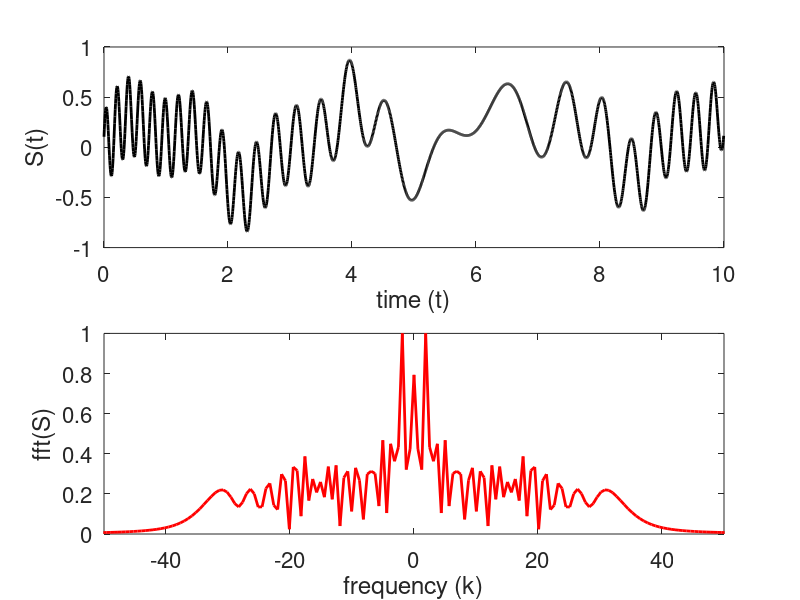
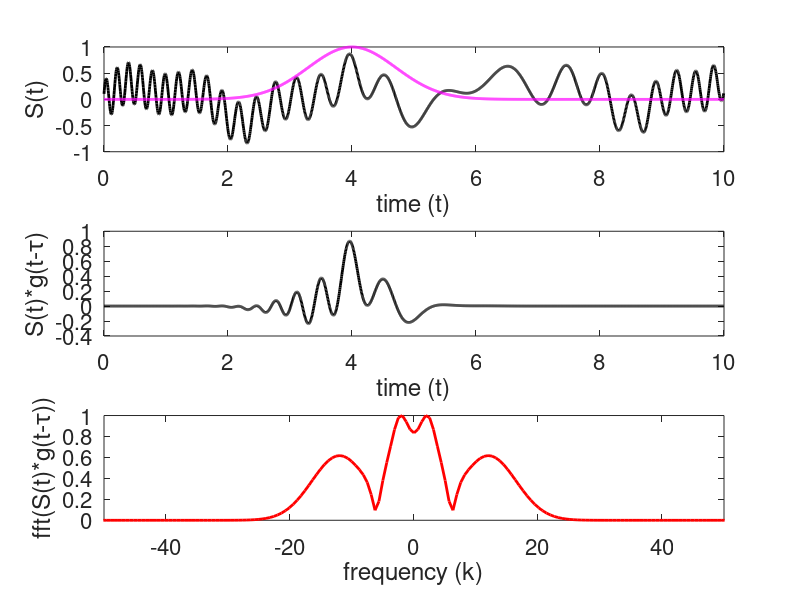
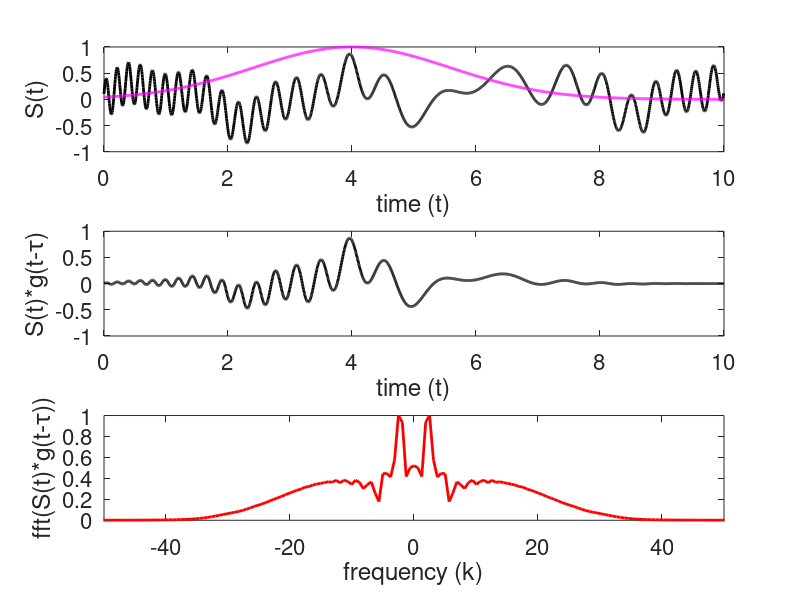
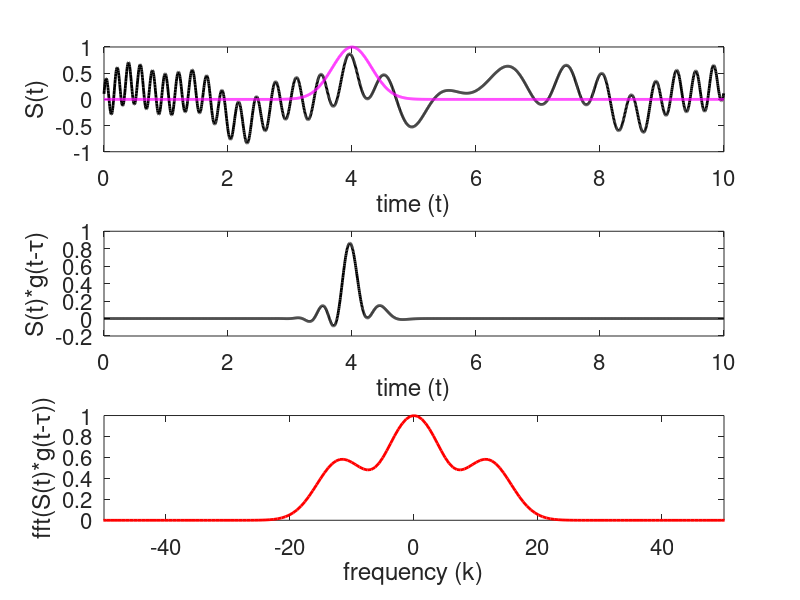

Write MATLAB code to recreate these figures, in order.
%% 

% Clean workspace
clear all; close all; clc

%% 

L = 10; n = 2048;
t2 = linspace(0,L,n+1); t = t2(1:n);
k = (2*pi/L)*[0:n/2-1 -n/2:-1];
ks = fftshift(k);

% Create signal
S = (3*sin(2*t) + 0.5*tanh(0.5*(t-3)) + 0.2*exp(-(t-4).^2) ...
    + 1.5*sin(5*t) + 4*cos(3*(t-6).^2))/10 + (t/20).^3;
St = fft(S);

% Plot signal in both time and frequency domain
figure(1)
subplot(2,1,1) % time domain
plot(t,S,'k','Linewidth',2)
set(gca,'Fontsize',16); xlabel('time (t)'); ylabel('S(t)')

subplot(2,1,2) % frequency domain
plot(ks,abs(fftshift(St))/max(abs(St)),'r','Linewidth',2); axis([-50 50 0 1])
set(gca,'Fontsize',16)
xlabel('frequency (k)'), ylabel('fft(S)')

%% Plotting a single window

% Window function specs
tau = 4;
a = 1;
g = exp(-a*(t - tau).^2);

% Windowed signal
Sg = g.*S;
Sgt = fft(Sg);

figure(2)
subplot(3,1,1) % Time domain
plot(t,S,'k','Linewidth',2)
hold on
plot(t,g,'m','Linewidth',2)
set(gca,'Fontsize',16), xlabel('time (t)'), ylabel('S(t)')

subplot(3,1,2) % Time domain
plot(t,Sg,'k','Linewidth',2)
set(gca,'Fontsize',16), xlabel('time (t)'), ylabel('S(t)*g(t-\tau)')

subplot(3,1,3) % Fourier domain
plot(ks,abs(fftshift(Sgt))/max(abs(Sgt)),'r','Linewidth',2); axis([-50 50 0 1])
set(gca,'Fontsize',16), xlabel('frequency (k)'), ylabel('fft(S(t)*g(t-\tau))')

%% Plotting a wider window

% Window function specs
tau = 4;
a = 0.2;
g = exp(-a*(t - tau).^2);

% Windowed signal
Sg = g.*S;
Sgt = fft(Sg);

figure(3)
subplot(3,1,1) % Time domain
plot(t,S,'k','Linewidth',2)
hold on
plot(t,g,'m','Linewidth',2)
set(gca,'Fontsize',16), xlabel('time (t)'), ylabel('S(t)')

subplot(3,1,2) % Time domain
plot(t,Sg,'k','Linewidth',2)
set(gca,'Fontsize',16), xlabel('time (t)'), ylabel('S(t)*g(t-\tau)')

subplot(3,1,3) % Fourier domain
plot(ks,abs(fftshift(Sgt))/max(abs(Sgt)),'r','Linewidth',2); axis([-50 50 0 1])
set(gca,'Fontsize',16), xlabel('frequency (k)'), ylabel('fft(S(t)*g(t-\tau))')

%% Plotting a thinner window

% Window function specs
tau = 4;
a = 5;
g = exp(-a*(t - tau).^2);

% Windowed signal
Sg = g.*S;
Sgt = fft(Sg);

figure(4)
subplot(3,1,1) % Time domain
plot(t,S,'k','Linewidth',2)
hold on
plot(t,g,'m','Linewidth',2)
set(gca,'Fontsize',16), xlabel('time (t)'), ylabel('S(t)')

subplot(3,1,2) % Time domain
plot(t,Sg,'k','Linewidth',2)
set(gca,'Fontsize',16), xlabel('time (t)'), ylabel('S(t)*g(t-\tau)')

subplot(3,1,3) % Fourier domain
plot(ks,abs(fftshift(Sgt))/max(abs(Sgt)),'r','Linewidth',2); axis([-50 50 0 1])
set(gca,'Fontsize',16), xlabel('frequency (k)'), ylabel('fft(S(t)*g(t-\tau))')

%% Sliding the window across the domain

figure(5)
a = 1;  
tau = 0:0.1:10;

for j = 1:length(tau)
   g = exp(-a*(t - tau(j)).^2); % Window function
   Sg = g.*S;
   Sgt = fft(Sg);
   
   subplot(3,1,1) % Time domain
    plot(t,S,'k','Linewidth',2) 
    hold on
    plot(t,g,'m','Linewidth',2)
    set(gca,'Fontsize',16), xlabel('time (t)'), ylabel('S(t)')

    subplot(3,1,2) % Time domain
    plot(t,Sg,'k','Linewidth',2)
    set(gca,'Fontsize',16,'ylim',[-1 1]), xlabel('time (t)'), ylabel('S(t)*g(t-\tau)')

    subplot(3,1,3) % Fourier domain
    plot(ks,abs(fftshift(Sgt))/max(abs(Sgt)),'r','Linewidth',2); axis([-50 50 0 1])
    set(gca,'Fontsize',16), xlabel('frequency (k)'), ylabel('fft(S(t)*g(t-\tau))')
    drawnow
    pause
    clf
end

%% Creating a spectrogram

a = 1;
tau = 0:0.1:10;

for j = 1:length(tau)
   g = exp(-a*(t - tau(j)).^2); % Window function
   Sg = g.*S;
   Sgt = fft(Sg);
   Sgt_spec(:,j) = fftshift(abs(Sgt)); % We don't want to scale it
end
figure(6)
pcolor(tau,ks,Sgt_spec)
shading interp
set(gca,'ylim',[-50 50],'Fontsize',16)
colormap(hot)
colorbar
xlabel('time (t)'), ylabel('frequency (k)')

%% Comparing spectrograms with different window sizes

figure(7)

a = [5 1 0.2];
tau = 0:0.1:10;
for jj = 1:length(a)
   Sgt_spec = []; % Clear at each loop iteration 
   for j = 1:length(tau)
        g = exp(-a(jj)*(t - tau(j)).^2); % Window function
        Sg = g.*S;
        Sgt = fft(Sg);
        Sgt_spec(:,j) = fftshift(abs(Sgt));
   end
   
   subplot(2,2,jj)
   pcolor(tau,ks,Sgt_spec)
   shading interp
   set(gca,'ylim',[-50 50],'Fontsize',16)
   colormap(hot)
   %colorbar
   xlabel('time (t)'), ylabel('frequency (k)')
   title(['a = ',num2str(a(jj))],'Fontsize',16)
end

% Add in the Fourier transform of the whole signal
Sgt_spec = [];
Sgt_spec = repmat(fftshift(abs(St)),length(tau),1);
subplot(2,2,4)
pcolor(tau,ks,Sgt_spec'),
shading interp
set(gca,'ylim',[-50 50],'Fontsize',16)
colormap(hot)
%colorbar
xlabel('time (t)'), ylabel('frequency (k)')
title('a = 0','Fontsize',16)

%% Using MATLAB's spectrogram function

figure(8)

% Trial 1
% spectrogram(S)
% colormap(hot)






















% Trial 2
% spectrogram(S,'yaxis')
% colormap(hot)





















% Trial 3
% spectrogram(S,300,280,'yaxis')
% colormap(hot)






















% Trial 4
% spectrogram(S,300,280,'yaxis')
% colormap(hot)
% set(gca,'Ylim',[0 0.1],'Fontsize',16)






















% Trial 5
% spectrogram(S,300,280,'centered','yaxis')
% colormap(hot)
% set(gca,'Ylim',[-.1 .1],'Fontsize',16)























% Trial 6
% [Sp, w, times] = spectrogram(S,300,280,-50:0.01:50,n/L);
% pcolor(times,w,abs(Sp))
% shading interp
% colormap(hot)
% set(gca,'ylim',[-50,50],'Fontsize',16)

















% Trial 7
% [Sp, w, times] = spectrogram(S,300,280,-50:0.01:50,n/L);
% pcolor(times,w,abs(Sp))
% shading interp
% colormap(hot)
% set(gca,'ylim',[-10,10],'Fontsize',16)






















%% Comparing spectrograms with different window sizes

figure(9)

% Different scaling on k
k = (1/L)*[0:n/2-1 -n/2:-1]; % Notice the 1/L instead of 2*pi/L
ks = fftshift(k);

a = [5 1 0.2];
tau = 0:0.1:10;
for jj = 1:length(a)
   Sgt_spec = []; % Clear at each loop iteration 
   for j = 1:length(tau)
        g = exp(-a(jj)*(t - tau(j)).^2); % Window function
        Sg = g.*S;
        Sgt = fft(Sg);
        Sgt_spec(:,j) = fftshift(abs(Sgt));
   end
   
   subplot(2,2,jj)
   pcolor(tau,ks,Sgt_spec)
   shading interp
   set(gca,'ylim',[-10 10],'Fontsize',16)
   colormap(hot)
   %colorbar
   xlabel('time (t)'), ylabel('frequency (k)')
   title(['a = ',num2str(a(jj))],'Fontsize',16)
end

% Add in the Fourier transform of the whole signal
Sgt_spec = [];
Sgt_spec = repmat(fftshift(abs(St)),length(tau),1);
subplot(2,2,4)
pcolor(tau,ks,Sgt_spec'),
shading interp
set(gca,'ylim',[-10 10],'Fontsize',16)
colormap(hot)
%colorbar
xlabel('time (t)'), ylabel('frequency (k)')
title('a = 0','Fontsize',16)










